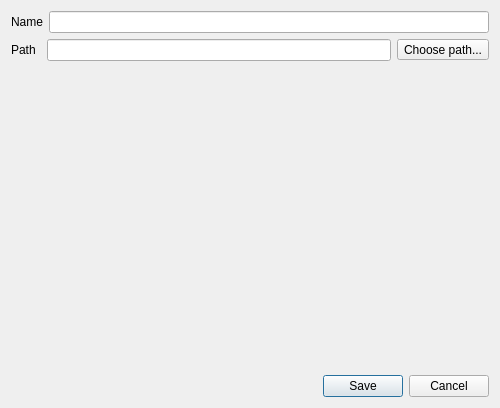
<?xml version="1.0" encoding="UTF-8"?>
<ui version="4.0">
 <class>SaveProjectDialog</class>
 <widget class="QDialog" name="SaveProjectDialog">
  <property name="geometry">
   <rect>
    <x>0</x>
    <y>0</y>
    <width>500</width>
    <height>408</height>
   </rect>
  </property>
  <property name="sizePolicy">
   <sizepolicy hsizetype="Expanding" vsizetype="Expanding">
    <horstretch>0</horstretch>
    <verstretch>0</verstretch>
   </sizepolicy>
  </property>
  <property name="windowTitle">
   <string>Save Copy</string>
  </property>
  <layout class="QVBoxLayout" name="verticalLayout">
   <item>
    <layout class="QHBoxLayout" name="horizontalLayout">
     <item>
      <widget class="QLabel" name="label">
       <property name="minimumSize">
        <size>
         <width>30</width>
         <height>0</height>
        </size>
       </property>
       <property name="text">
        <string>Name</string>
       </property>
      </widget>
     </item>
     <item>
      <widget class="QLineEdit" name="lineEditName"/>
     </item>
    </layout>
   </item>
   <item>
    <layout class="QHBoxLayout" name="horizontalLayout_2">
     <item>
      <widget class="QLabel" name="label_2">
       <property name="minimumSize">
        <size>
         <width>30</width>
         <height>0</height>
        </size>
       </property>
       <property name="text">
        <string>Path</string>
       </property>
      </widget>
     </item>
     <item>
      <widget class="QLineEdit" name="lineEditPath"/>
     </item>
     <item>
      <widget class="QToolButton" name="buttonChoosePath">
       <property name="text">
        <string>Choose path...</string>
       </property>
      </widget>
     </item>
    </layout>
   </item>
   <item>
    <spacer name="verticalSpacer">
     <property name="orientation">
      <enum>Qt::Vertical</enum>
     </property>
     <property name="sizeHint" stdset="0">
      <size>
       <width>20</width>
       <height>192</height>
      </size>
     </property>
    </spacer>
   </item>
   <item>
    <layout class="QHBoxLayout" name="horizontalLayout_3">
     <item>
      <spacer name="horizontalSpacer">
       <property name="orientation">
        <enum>Qt::Horizontal</enum>
       </property>
       <property name="sizeHint" stdset="0">
        <size>
         <width>40</width>
         <height>20</height>
        </size>
       </property>
      </spacer>
     </item>
     <item>
      <widget class="QPushButton" name="buttonSave">
       <property name="text">
        <string>Save</string>
       </property>
      </widget>
     </item>
     <item>
      <widget class="QPushButton" name="buttonCancel">
       <property name="text">
        <string>Cancel</string>
       </property>
      </widget>
     </item>
    </layout>
   </item>
  </layout>
 </widget>
 <resources/>
 <connections/>
</ui>
